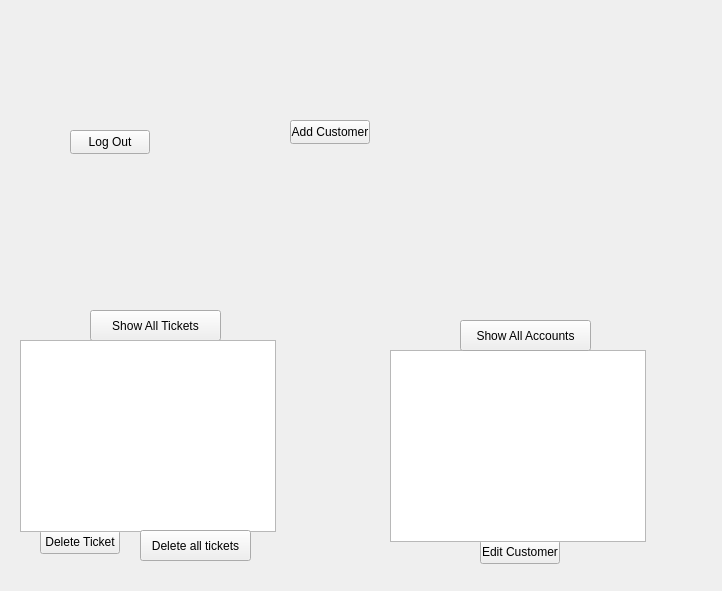
<?xml version="1.0" encoding="UTF-8"?>
<ui version="4.0">
 <class>AdminMenu</class>
 <widget class="QWidget" name="AdminMenu">
  <property name="geometry">
   <rect>
    <x>0</x>
    <y>0</y>
    <width>722</width>
    <height>591</height>
   </rect>
  </property>
  <property name="windowTitle">
   <string>Form</string>
  </property>
  <widget class="QPushButton" name="logOutButton">
   <property name="geometry">
    <rect>
     <x>70</x>
     <y>130</y>
     <width>80</width>
     <height>24</height>
    </rect>
   </property>
   <property name="text">
    <string>Log Out</string>
   </property>
  </widget>
  <widget class="QPushButton" name="addCustomerButton">
   <property name="geometry">
    <rect>
     <x>290</x>
     <y>120</y>
     <width>80</width>
     <height>24</height>
    </rect>
   </property>
   <property name="text">
    <string>Add Customer</string>
   </property>
  </widget>
  <widget class="QPushButton" name="editCustomerButton">
   <property name="geometry">
    <rect>
     <x>480</x>
     <y>540</y>
     <width>80</width>
     <height>24</height>
    </rect>
   </property>
   <property name="text">
    <string>Edit Customer</string>
   </property>
  </widget>
  <widget class="QListWidget" name="accountsList">
   <property name="geometry">
    <rect>
     <x>390</x>
     <y>350</y>
     <width>256</width>
     <height>192</height>
    </rect>
   </property>
  </widget>
  <widget class="QPushButton" name="showAllAccountsBtn">
   <property name="geometry">
    <rect>
     <x>460</x>
     <y>320</y>
     <width>131</width>
     <height>31</height>
    </rect>
   </property>
   <property name="text">
    <string>Show All Accounts</string>
   </property>
  </widget>
  <widget class="QPushButton" name="deleteTicketBtn">
   <property name="geometry">
    <rect>
     <x>40</x>
     <y>530</y>
     <width>80</width>
     <height>24</height>
    </rect>
   </property>
   <property name="text">
    <string>Delete Ticket</string>
   </property>
  </widget>
  <widget class="QPushButton" name="showAllTicketsBtn">
   <property name="geometry">
    <rect>
     <x>90</x>
     <y>310</y>
     <width>131</width>
     <height>31</height>
    </rect>
   </property>
   <property name="text">
    <string>Show All Tickets</string>
   </property>
  </widget>
  <widget class="QListWidget" name="ticketList">
   <property name="geometry">
    <rect>
     <x>20</x>
     <y>340</y>
     <width>256</width>
     <height>192</height>
    </rect>
   </property>
  </widget>
  <widget class="QPushButton" name="deleteAllTicketsBtn">
   <property name="geometry">
    <rect>
     <x>140</x>
     <y>530</y>
     <width>111</width>
     <height>31</height>
    </rect>
   </property>
   <property name="text">
    <string>Delete all tickets</string>
   </property>
  </widget>
 </widget>
 <resources/>
 <connections/>
</ui>
